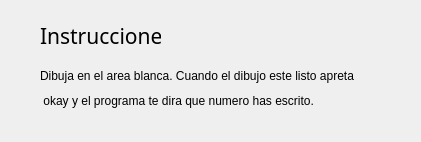
<?xml version="1.0" encoding="UTF-8"?>
<ui version="4.0">
 <class>instrucciones</class>
 <widget class="QDialog" name="instrucciones">
  <property name="geometry">
   <rect>
    <x>0</x>
    <y>0</y>
    <width>421</width>
    <height>142</height>
   </rect>
  </property>
  <property name="windowTitle">
   <string>Dialog</string>
  </property>
  <widget class="QLabel" name="label">
   <property name="geometry">
    <rect>
     <x>40</x>
     <y>20</y>
     <width>121</width>
     <height>31</height>
    </rect>
   </property>
   <property name="font">
    <font>
     <family>Arial Rounded MT Bold</family>
     <pointsize>16</pointsize>
    </font>
   </property>
   <property name="text">
    <string>Instrucciones:</string>
   </property>
  </widget>
  <widget class="QLabel" name="label_2">
   <property name="geometry">
    <rect>
     <x>40</x>
     <y>50</y>
     <width>461</width>
     <height>51</height>
    </rect>
   </property>
   <property name="text">
    <string>Dibuja en el area blanca. Cuando el dibujo este listo apreta</string>
   </property>
  </widget>
  <widget class="QLabel" name="label_3">
   <property name="geometry">
    <rect>
     <x>40</x>
     <y>90</y>
     <width>361</width>
     <height>21</height>
    </rect>
   </property>
   <property name="text">
    <string> okay y el programa te dira que numero has escrito.</string>
   </property>
  </widget>
 </widget>
 <resources/>
 <connections/>
</ui>
